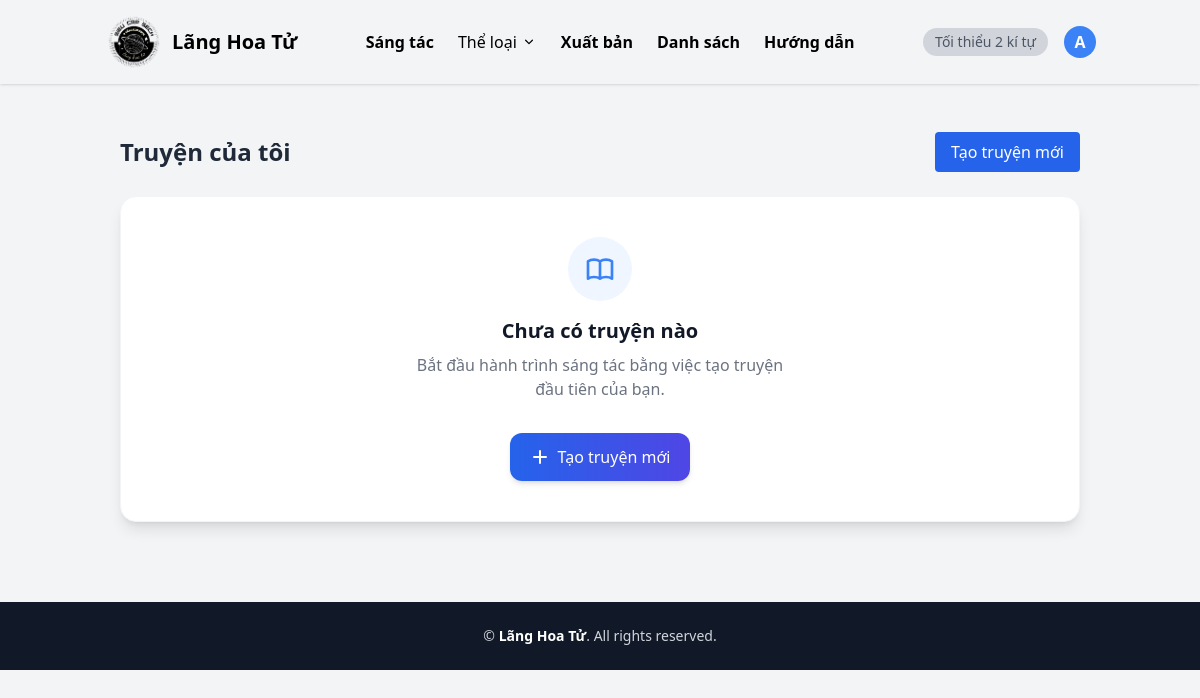
Before: /uploads/my_uploads/ (signed in) with the older database file.
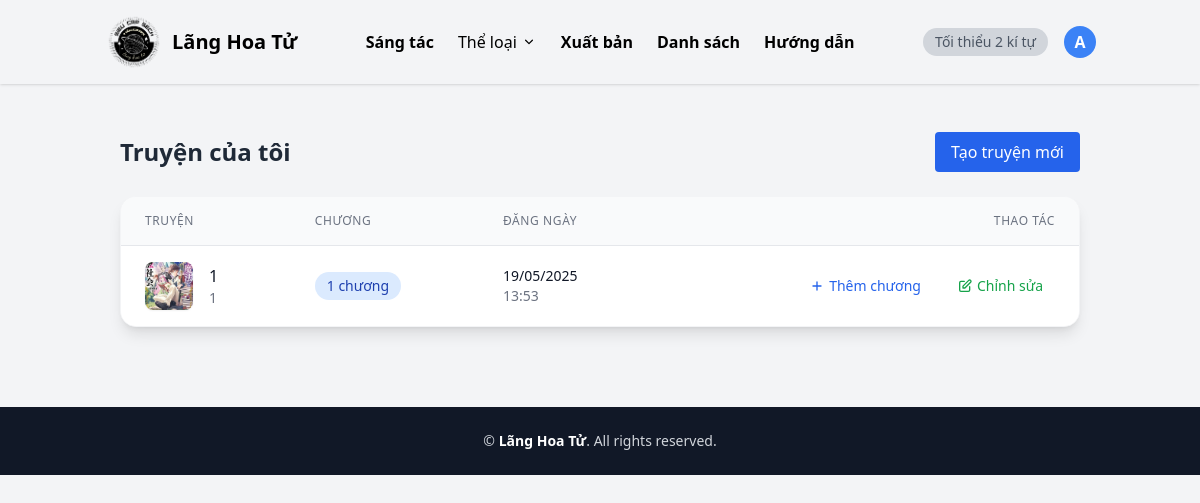
After: the same page with the newer database file.
### uploads/models.py (models this page shows, shortened)
class NovelUpload(models.Model):
    STATUS_CHOICES = [
        ('pending', 'Pending'),
        ('approved', 'Approved'),
        ('rejected', 'Rejected'),
    ]
    user = models.ForeignKey(settings.AUTH_USER_MODEL, on_delete=models.CASCADE, related_name='uploads')
    title = models.CharField(max_length=255)
    description = models.TextField()
    author = models.CharField(max_length=255)
    cover_image = models.ImageField(upload_to='uploads/covers/', blank=True, null=True)
    status = models.CharField(max_length=10, choices=STATUS_CHOICES, default='approved')
    novel = models.ForeignKey(Novel, on_delete=models.SET_NULL, null=True, blank=True, related_name='uploads')
    uploaded_at = models.DateTimeField(auto_now_add=True)

### uploads/views.py (the view)
# urls.py: path('my_uploads/', views.my_uploads, name='my_uploads'),
@login_required
def my_uploads(request):
    uploads = NovelUpload.objects.filter(user=request.user).order_by('-uploaded_at')
    return render(request, 'uploads/my_uploads.html', {'uploads': uploads})

### novels/context_processors.py (called while the page is built)
def genres_processor(request):
    return {'genres': Genre.objects.all()}

### templates/uploads/my_uploads.html (shortened to what the changed rows need)
{% extends "index.html" %}
{% block content %}
<div class="max-w-6xl mx-auto py-8 px-4">
    <div class="flex justify-between items-center mb-6">
        <h1 class="text-2xl font-bold text-gray-800">Truyện của tôi</h1>
    </div>
    {% if uploads %}
        <div class="bg-white rounded-2xl shadow-lg overflow-hidden border border-gray-100 transition-all duration-300 hover:shadow-xl">
            <div class="overflow-x-auto">
                <table class="min-w-full divide-y divide-gray-200">
                    <thead class="bg-gray-50">
                        <tr>
                            <th scope="col" class="px-6 py-4 text-left text-xs font-medium text-gray-500 uppercase tracking-wider">
                                Truyện
                            </th>
                            <th scope="col" class="px-6 py-4 text-left text-xs font-medium text-gray-500 uppercase tracking-wider">
                                Chương
                            </th>
                            <th scope="col" class="px-6 py-4 text-left text-xs font-medium text-gray-500 uppercase tracking-wider">
                                Đăng ngày
                            </th>
                            <th scope="col" class="px-6 py-4 text-right text-xs font-medium text-gray-500 uppercase tracking-wider">
                                Thao tác
                            </th>
                        </tr>
                    </thead>
                    <tbody class="bg-white divide-y divide-gray-200">
                        {% for upload in uploads %}
                        <tr class="hover:bg-gray-50 transition-colors duration-200">
                            <td class="px-6 py-4 whitespace-nowrap">
                                <div class="flex items-center space-x-4">
                                    <div class="flex-shrink-0 h-12 w-12">
                                        {% if upload.cover_image %}
                                            <img class="h-12 w-12 rounded-lg object-cover shadow-sm" src="{{ upload.cover_image.url }}" alt="{{ upload.title }}">
                                        {% endif %}
                                    </div>
                                    <div>
                                        <div class="font-medium text-gray-900">
                                            {% if upload.novel %}
                                                <a href="{% url 'novels:novel_detail' novel_id=upload.novel.id %}" class="hover:text-blue-600 transition-colors duration-200">
                                                    {{ upload.title }}
                                                </a>
                                            {% else %}
                                                {{ upload.title }}
                                            {% endif %}
                                        </div>
                                        <div class="text-sm text-gray-500">{{ upload.author }}</div>
                                    </div>
                                </div>
                            </td>
                            <td class="px-6 py-4 whitespace-nowrap">
                                <span class="px-3 py-1 inline-flex text-sm leading-5 font-medium rounded-full bg-blue-100 text-blue-800">
                                    {{ upload.chapters.count }} chương
                                </span>
                            </td>
                            <td class="px-6 py-4 whitespace-nowrap">
                                <div class="text-sm text-gray-900">{{ upload.uploaded_at|date:"d/m/Y" }}</div>
                                <div class="text-sm text-gray-500">{{ upload.uploaded_at|time:"H:i" }}</div>
                            </td>
                            <td class="px-6 py-4 whitespace-nowrap text-right text-sm font-medium">
                                <div class="flex justify-end space-x-3">
                                    <a href="{% url 'upload_chapter' novel_upload_id=upload.id %}" class="text-blue-600 hover:text-blue-900 px-3 py-1 rounded-md hover:bg-blue-50 transition-colors duration-200">
                                        <span class="flex items-center">
                                            <svg xmlns="http://www.w3.org/2000/svg" class="h-4 w-4 mr-1" fill="none" viewBox="0 0 24 24" stroke="currentColor">
                                                <path stroke-linecap="round" stroke-linejoin="round" stroke-width="2" d="M12 6v6m0 0v6m0-6h6m-6 0H6" />
                                            </svg>
                                            Thêm chương
                                        </span>
                                    </a>
                                    <a href="{% url 'edit_novel_upload' novel_upload_id=upload.id %}" class="text-green-600 hover:text-green-900 px-3 py-1 rounded-md hover:bg-green-50 transition-colors duration-200">
                                        <span class="flex items-center">
                                            <svg xmlns="http://www.w3.org/2000/svg" class="h-4 w-4 mr-1" fill="none" viewBox="0 0 24 24" stroke="currentColor">
                                                <path stroke-linecap="round" stroke-linejoin="round" stroke-width="2" d="M11 5H6a2 2 0 00-2 2v11a2 2 0 002 2h11a2 2 0 002-2v-5m-1.414-9.414a2 2 0 112.828 2.828L11.828 15H9v-2.828l8.586-8.586z" />
                                            </svg>
                                            Chỉnh sửa
                                        </span>
                                    </a>
                                </div>
                            </td>
                        </tr>
                        {% endfor %}
                    </tbody>
                </table>
            </div>
        </div>
        {% else %}
        <div class="bg-white rounded-2xl shadow-lg p-10 text-center border border-gray-100 transition-all duration-300 hover:shadow-xl">
            <div class="max-w-sm mx-auto">
                <div class="rounded-full bg-blue-50 w-16 h-16 flex items-center justify-center mx-auto mb-4">
                </div>
                <h3 class="text-xl font-bold text-gray-900 mb-2">Chưa có truyện nào</h3>
                <p class="text-gray-500 mb-8">Bắt đầu hành trình sáng tác bằng việc tạo truyện đầu tiên của bạn.</p>
                <a href="{% url 'upload_novel' %}" class="inline-flex items-center px-5 py-3 rounded-xl bg-gradient-to-r from-blue-600 to-indigo-600 text-white font-medium shadow-md hover:from-blue-700 hover:to-indigo-700 transform hover:-translate-y-1 transition-all duration-300 focus:outline-none focus:ring-2 focus:ring-blue-500 focus:ring-offset-2">
                    <svg xmlns="http://www.w3.org/2000/svg" class="h-5 w-5 mr-2" viewBox="0 0 20 20" fill="currentColor">
                        <path fill-rule="evenodd" d="M10 3a1 1 0 011 1v5h5a1 1 0 110 2h-5v5a1 1 0 11-2 0v-5H4a1 1 0 110-2h5V4a1 1 0 011-1z" clip-rule="evenodd" />
                    </svg>
                    Tạo truyện mới
                </a>
            </div>
        </div>
        {% endif %}
</div>
{% endblock %}

Changed rows visible on the page:
added NovelUpload: cover_image (picture), title "1", author "1", chapters.count "1", uploaded_at "19/05/2025", uploaded_at "13:53"
Other visible differences:
text no longer shown: "Chưa có truyện nào Bắt đầu hành trình sáng tác bằng việc tạo truyện đầu tiên của bạn. Tạo truyện mới"
text now shown: "TRUYỆN CHƯƠNG ĐĂNG NGÀY THAO TÁC"
